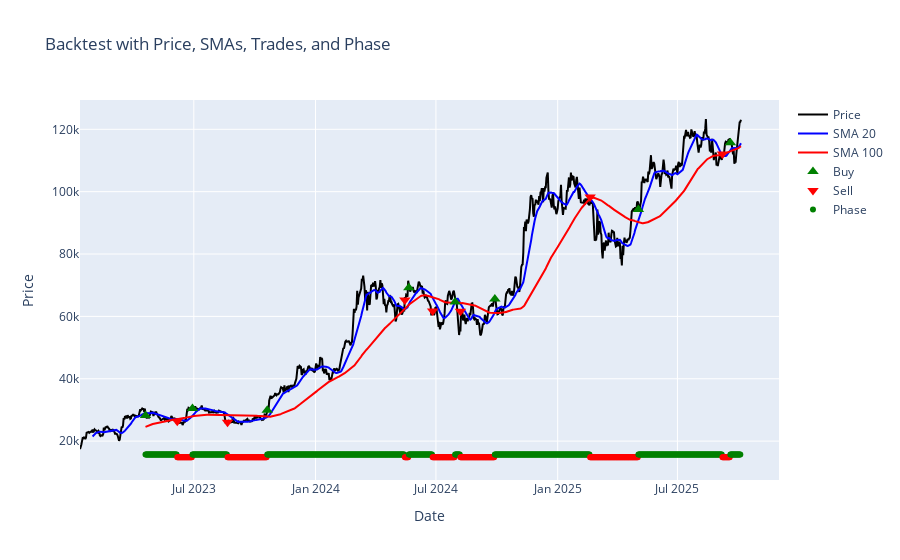

Notebook code for this chart:
### Code cell
plot_backtest(df, trades_df, equity_df, config=cfg)

### Figure 1 — Plotly figure (JSON) as saved in the notebook; plotly's stock layout.template omitted (floating-point values rounded to 4 significant figures; data arrays with more than 128 entries replaced by an {"elided": "..."} marker saying what was removed)
{"data": [{"line": {"color": "black"}, "mode": "lines", "name": "Price", "type": "scatter", "x": {"elided": "1000 str values"}, "y": {"elided": "1000 float values"}}, {"line": {"color": "blue"}, "mode": "lines", "name": "SMA 20", "type": "scatter", "x": {"elided": "1000 str values"}, "y": {"elided": "1000 float values"}}, {"line": {"color": "red"}, "mode": "lines", "name": "SMA 100", "type": "scatter", "x": {"elided": "1000 str values"}, "y": {"elided": "1000 float values"}}, {"marker": {"color": "green", "size": 10, "symbol": "triangle-up"}, "mode": "markers", "name": "Buy", "type": "scatter", "x": ["2023-04-19T00:00:00.000000000", "2023-06-29T00:00:00.000000000", "2023-10-20T00:00:00.000000000", "2024-05-21T00:00:00.000000000", "2024-07-30T00:00:00.000000000", "2024-09-28T00:00:00.000000000", "2025-05-03T00:00:00.000000000", "2025-09-19T00:00:00.000000000"], "y": [28240.0, 30470.0, 29910.0, 69170.0, 64630.0, 65600.0, 94280.0, 115700.0]}, {"marker": {"color": "red", "size": 10, "symbol": "triangle-down"}, "mode": "markers", "name": "Sell", "type": "scatter", "x": ["2023-06-06T00:00:00.000000000", "2023-08-21T00:00:00.000000000", "2024-05-15T00:00:00.000000000", "2024-06-26T00:00:00.000000000", "2024-08-07T00:00:00.000000000", "2025-02-19T00:00:00.000000000", "2025-09-07T00:00:00.000000000"], "y": [26340.0, 26060.0, 65240.0, 61710.0, 61690.0, 98300.0, 112100.0]}, {"marker": {"color": {"elided": "900 str values"}, "size": 6, "symbol": "circle"}, "mode": "markers", "name": "Phase", "type": "scatter", "x": {"elided": "900 str values"}, "y": {"elided": "900 float values"}}], "layout": {"title": {"text": "Backtest with Price, SMAs, Trades, and Phase"}, "xaxis": {"title": {"text": "Date"}}, "yaxis": {"title": {"text": "Price"}}}}
